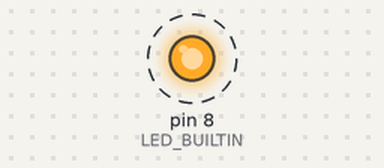
This sketch was run on a simulated Arduino Uno, built with avr-gcc and run on an emulated ATmega328P. Parts: output pins drawn as LEDs (lit = HIGH). Dashed ring = blinking.

Above: at 0.5 s.
Timing chart, 0 to 4.6 s (numbered marks = the images above):
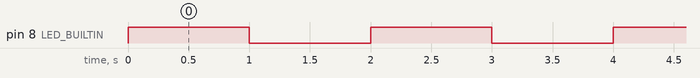

Measured:
- by itself, pin 8 (LED_BUILTIN): alternates HIGH for 1.0 s and LOW for 1.0 s

The sketch:

arduino_led.ino
```cpp
// C++ code
//
#define LED_BUILTIN 8
void setup()
{
  pinMode(LED_BUILTIN, OUTPUT);

  digitalWrite(LED_BUILTIN, HIGH);
}

void loop()
{
  digitalWrite(LED_BUILTIN, HIGH);
  delay(1000); // Wait for 1000 millisecond(s)
  digitalWrite(LED_BUILTIN, LOW);
  delay(1000); // Wait for 1000 millisecond(s)
}
```
